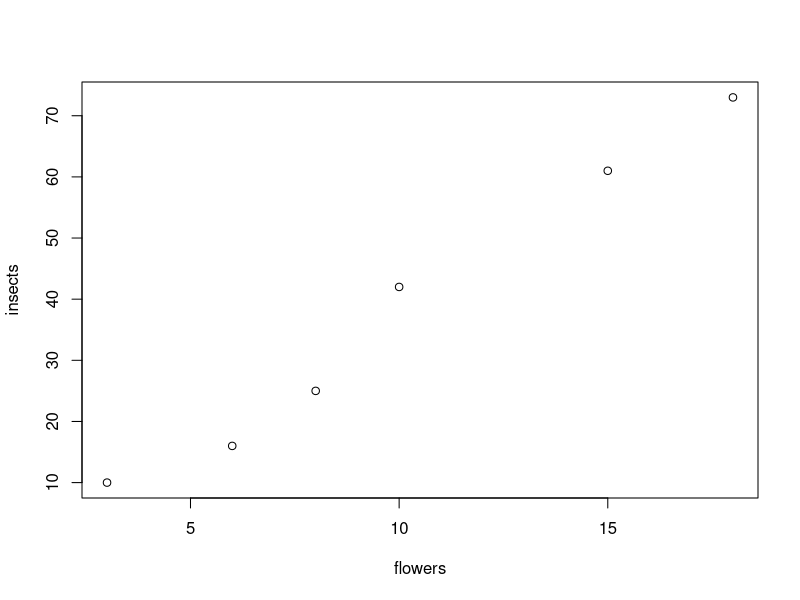
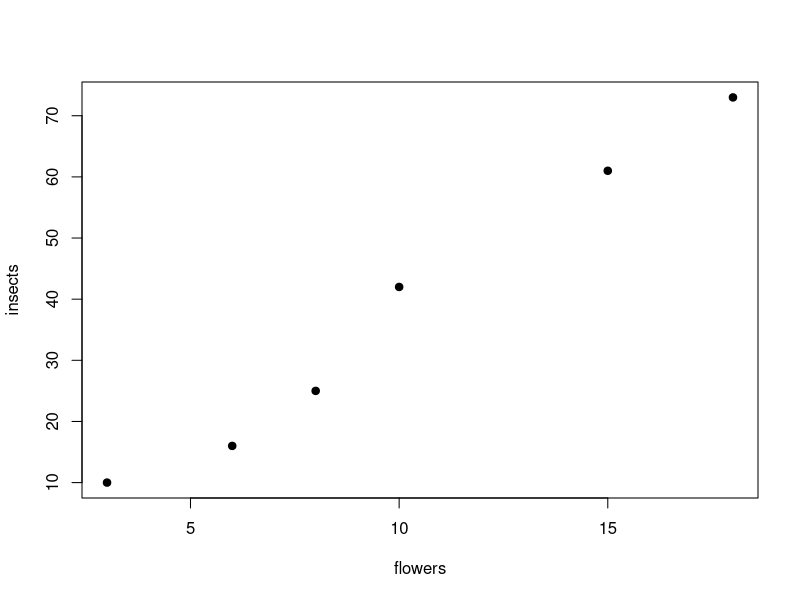
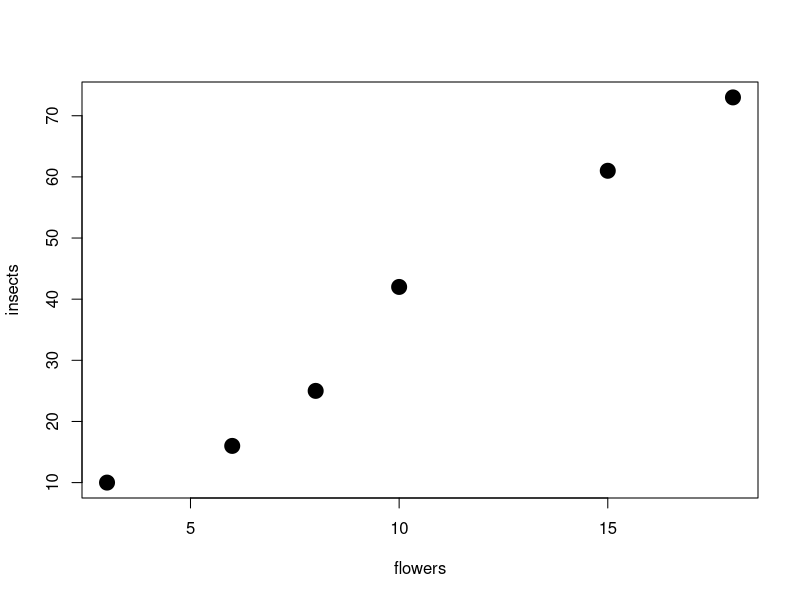
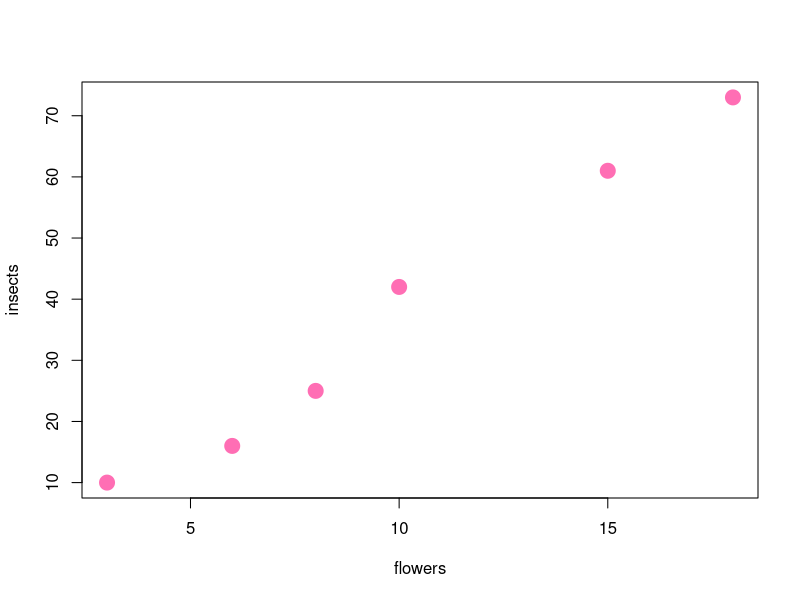

Write the R code that produced these figures, in order.
# First R script

# R as a calculator
a <- 42 * 117
b <- 99 * 666

a + b

# Arrays --> vettori --> funzione c(x, y, z, ...)

flowers <- c(3, 6, 8, 10, 15, 18)
flowers

insects <- c(10, 16, 25, 42, 61, 73)
insects

# Funzione plot() e argomenti per modificare il grafico

plot(flowers, insects)

# Cambiare i parametri del grafico

# Simboli
plot(flowers, insects, pch=19)

# Dimensione dei simboli (cex=2 simboli grandi il doppio, cex=0.5 simboli la metà della grandezza originale)
plot(flowers, insects, pch=19, cex=2)

# Colore simboli (col="nomecolore")
plot(flowers, insects, pch=19, cex=2, col="hotpink1")

#
